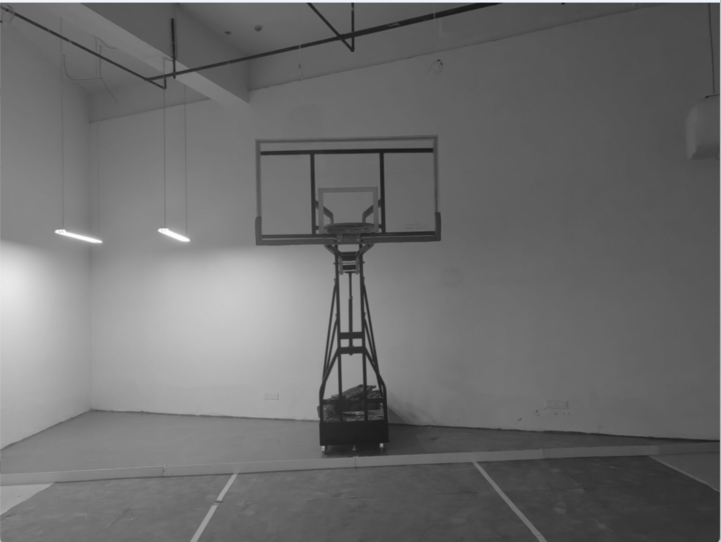
#> input picture goal.png, 1442 x 1083 px (shown at 1/2 size)
$ python precess6.0.py
#> lines starting #> are read from the running program, lines starting #| are printed output that depends on the picture; after the words box and inside, x2 and y2 are one past the last pixel; in counts of white or black regions, pixels touching at a corner belong together
import cv2
import numpy as np
import cv2 as cv
img = cv.imread('goal.png')
#> img is the input picture: shape (1083, 1442, 3); mean B, G, R 109.3, 109.3, 109.3
img=cv.resize(img,(img.shape[1]//2,img.shape[0]//2))
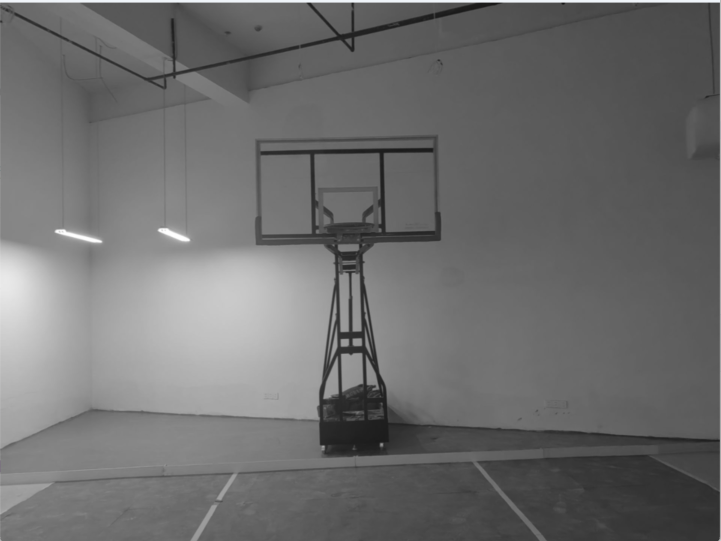
#> img: shape (541, 721, 3); mean B, G, R 109.3, 109.2, 109.2
gray = cv2.cvtColor(img, cv2.COLOR_BGR2GRAY)
blur = cv2.GaussianBlur(gray, (5, 5), 0)
thresh = cv2.threshold(blur, 60, 255, cv2.THRESH_BINARY)[1]
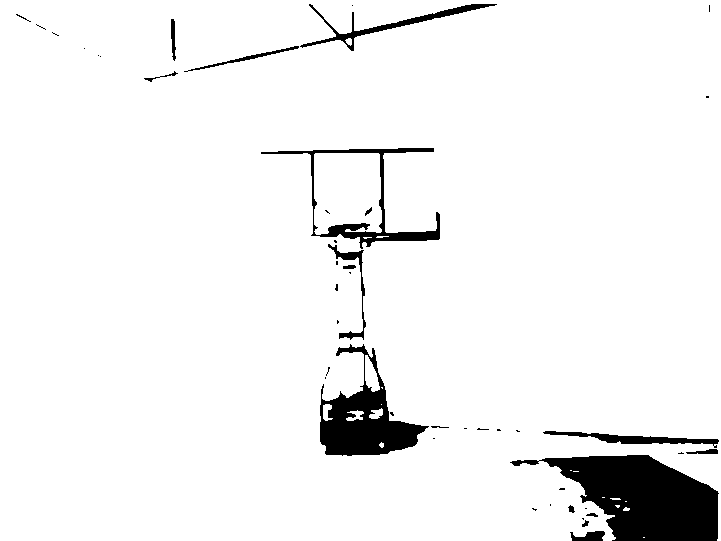
#> thresh: shape (541, 721); 94.6% white; 46 black regions (28 under 20 px), largest, box (x1, y1, x2, y2) and area: (510, 455, 719, 541) 9965, (320, 344, 429, 456) 4962, (261, 148, 440, 249) 2298

blur = cv2.GaussianBlur(thresh, (5, 5), 0)
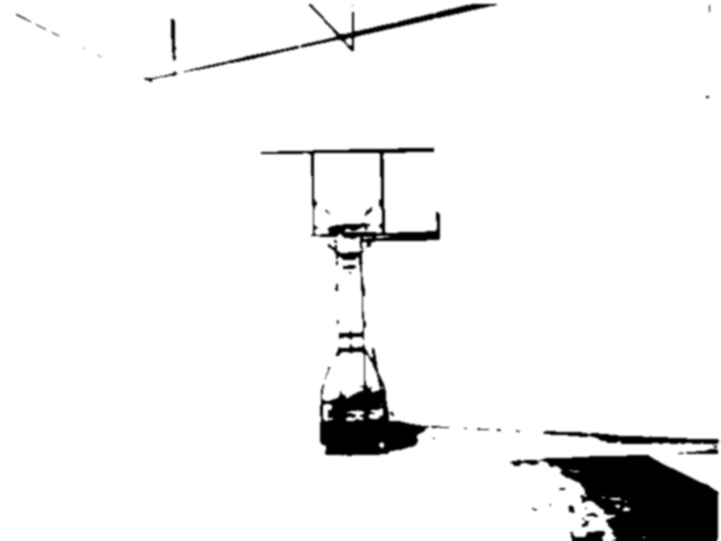
#> blur: shape (541, 721); min 0, max 255, mean 241.2
edges = cv2.Canny(blur, 50,150)
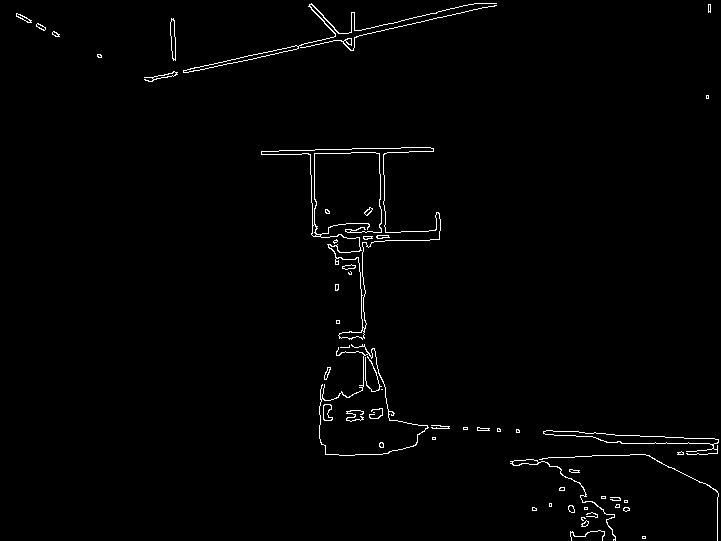
#> edges: shape (541, 721); 1.3% white in thin lines or dots
contours, _ = cv2.findContours(edges, cv2.RETR_EXTERNAL, cv2.CHAIN_APPROX_SIMPLE)
#> contours = 45 contours, 28 with area under 20; largest, box (x1, y1, x2, y2) and area: (261, 147, 441, 340) 8108, (319, 344, 429, 456) 5515, (543, 430, 719, 455) 996, (183, 3, 497, 73) 438, (510, 459, 616, 541) 151


max_area = 0
max_contour = None
for contour in contours:
    epsilon = 0.08 * cv2.arcLength(contour, True)
    approx = cv2.approxPolyDP(contour, epsilon, True)

    if len(approx) == 4:
        x, y, w, h = cv2.boundingRect(approx)
        area = w * h
        if area > max_area:
            max_area = area
            max_contour = approx
#> this loop made 45 passes
#> (epsilon, x, y, w, h, area, max_area, max_contour) on passes 3, 18: (1.82, 581, 520, 8, 7, 56, 56, [[588, 521], [586, 520], [581, 526], [587, 525]]), (39.19, 539, 455, 179, 86, 15394, 15394, [[539, 459], [648, 455], [717, 540], [649, 455]])
#> (epsilon, approx, x, y, w, h, area) on passes 4, 6, 8, 9, 10, 15: (1.32, [[581, 517], [582, 520], [582, 517], [585, 518]], 581, 517, 5, 4, 20), (1.41, [[623, 508], [625, 511], [629, 510], [628, 507]], 623, 507, 7, 5, 35), (1.07, [[532, 507], [532, 510], [536, 510], [536, 508]], 532, 507, 5, 4, 20), (1.85, [[569, 505], [569, 511], [574, 512], [573, 506]], 569, 505, 6, 8, 48), (1.07, [[616, 504], [615, 507], [619, 507], [619, 504]], 615, 504, 5, 4, 20), (1.23, [[559, 488], [559, 490], [564, 490], [564, 487]], 559, 487, 6, 4, 24)
#> after the loop, max_area = 15394

if max_contour is not None:
    M = cv2.moments(max_contour)
#> M = moments, m00 40.5, centre m10/m00, m01/m00 = (674.3, 484.7)
    if M["m00"] != 0:
        cX = int(M["m10"] / M["m00"])
#> cX = 674
        cY = int(M["m01"] / M["m00"])
#> cY = 484
    print(cX,cY)
#| 674 484
    cv.circle(img, (cX,cY), 5, (0, 0, 255), -1)
#> img: shape (541, 721, 3); 0.02% of pixels changed, all inside (x1, y1, x2, y2) = (669, 479, 680, 490)


# cv.imshow('thresh', thresh)
cv.imshow('img',img)
cv.waitKey(0)
